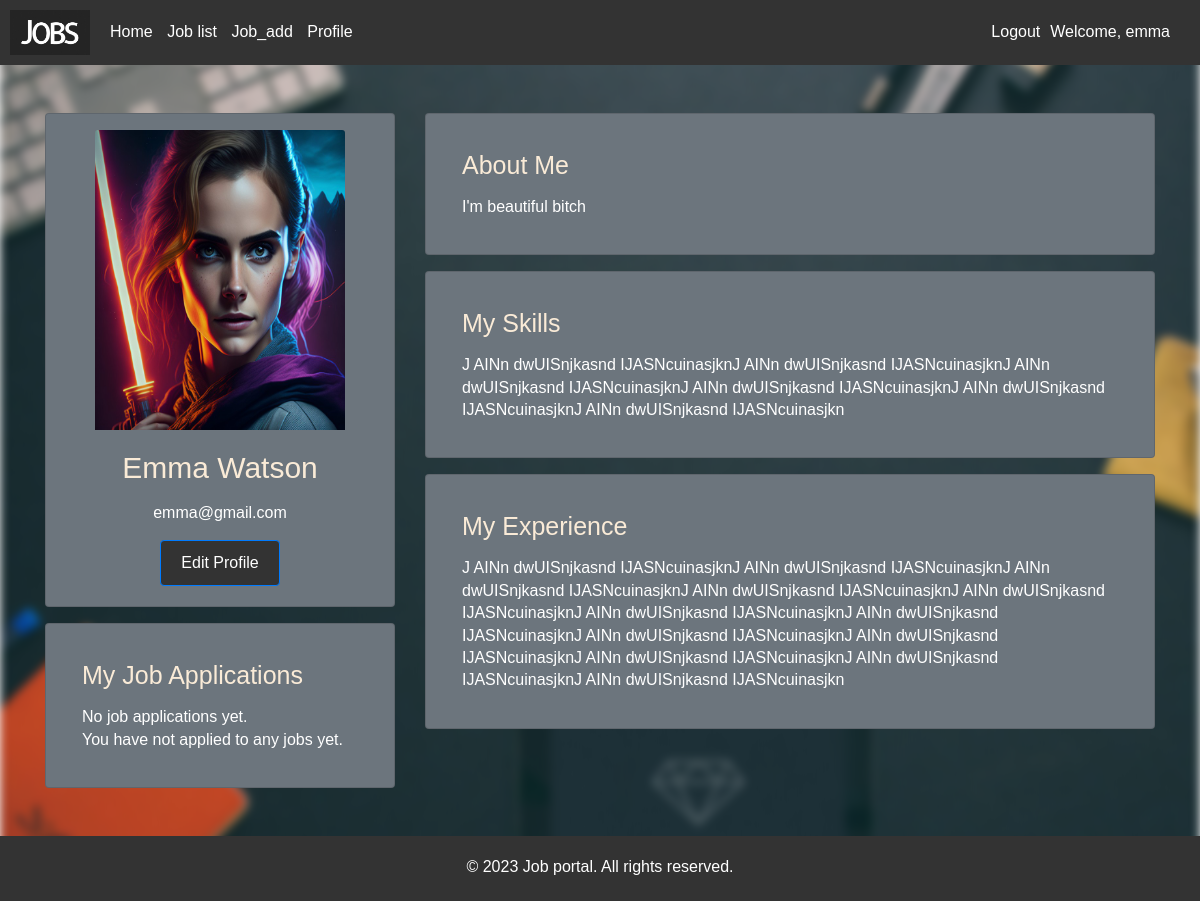
The page /profile/ (signed in) on the database as committed earlier.
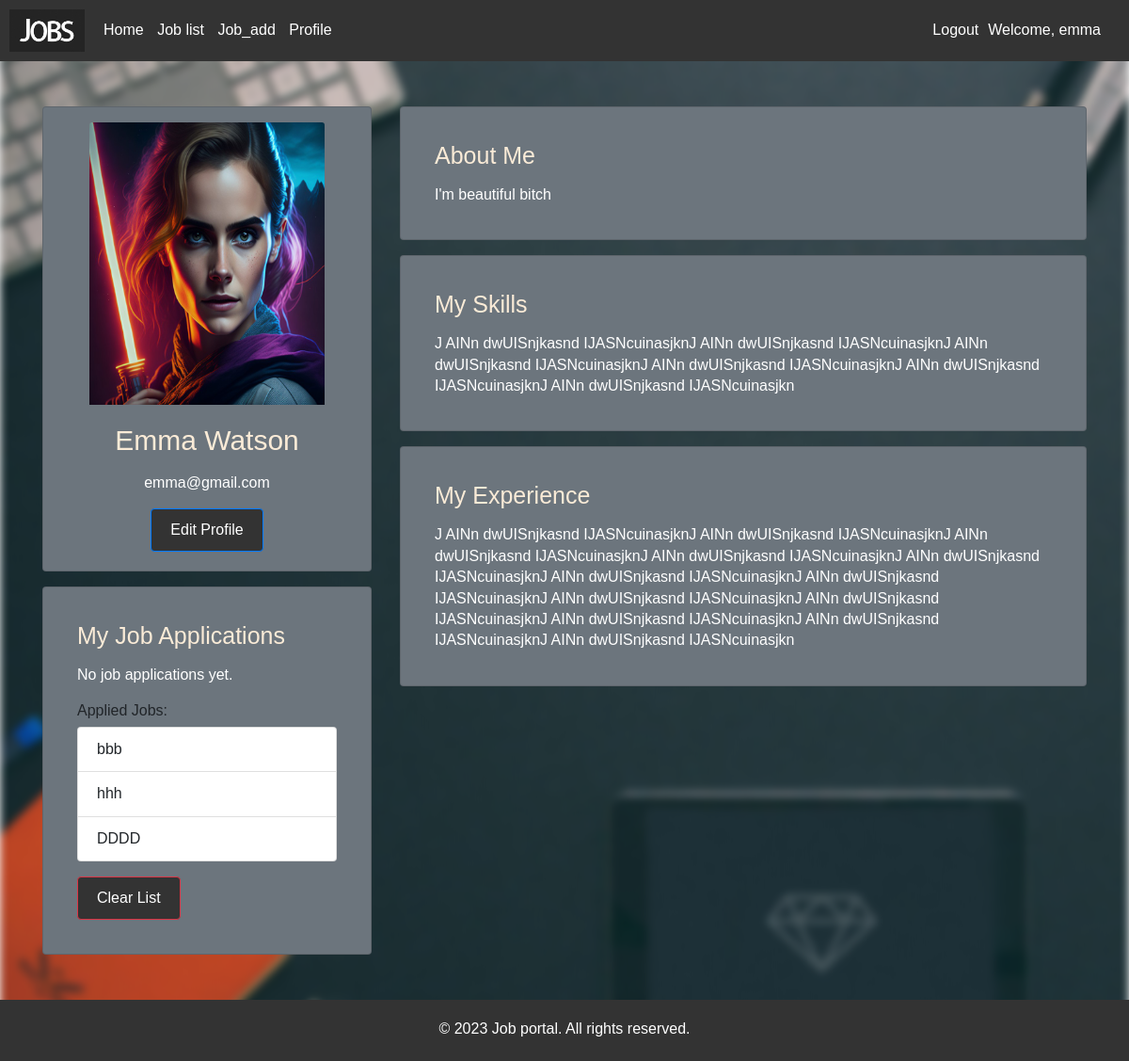
The same page on the database as committed later.
### job_portal/models.py (models this page shows, shortened)
class Profile(models.Model):
    user = models.OneToOneField(User, on_delete=models.CASCADE)
    photo = models.ImageField(upload_to='profile_photos/')
    name = models.CharField(max_length=255)
    about_me = models.TextField()
    my_skills = models.TextField()
    my_experience = models.TextField()

class UserJob(models.Model):
    user = models.ForeignKey(User, on_delete=models.CASCADE)
    job = models.ForeignKey(Job, on_delete=models.CASCADE)

class Job(models.Model):
    job_name = models.CharField(max_length=200, default='')
    position = models.CharField(max_length=100, default='')
    JOB_TYPE = (
        ('1', "Full time"),
        ('2', "Part time"),
        ('3', "Internship"),
    )
    job_type = models.CharField(choices=JOB_TYPE, max_length=1)
    location = models.CharField(max_length=100, default='')
    salary = models.IntegerField(null=True)
    experience = models.IntegerField(null=True)
    description = models.CharField(max_length=255, default='')

### job_portal/views.py (the view)
# urls.py: path('profile/', views.profile_view, name="profile"),
@login_required(login_url='login')
def profile_view(request):
    user = request.user
    try:
        profile = Profile.objects.get(user=user)
    except Profile.DoesNotExist:
        profile = Profile(user=user)
        profile.save()
    return render(request, 'job_portal/profile.html', {'profile': profile})

### job_portal/templates/job_portal/Profile.html (shortened to what this page needs)
{% extends 'base.html' %}
{% load static %}
{% block content %}
{% if user.is_authenticated and profile %}
  <div class="container my-5">
    <div class="row">
        <div class="col-md-4">
            <div class="card bg-secondary">
                <div class="d-flex justify-content-center mt-3">
                    {% if profile.photo %}
                        <img src="{{ profile.photo.url }}" style="height: 300px; width: 250px" class="card-img-top" alt="User Avatar">
                    {% else %}
                        <img src="{% static 'img/prof.jpg' %}" style="height: 300px; width: 250px" class="card-img-top" alt="User Avatar">
                    {% endif %}
                </div>
                <div class="card-body text-center">
                    <h5 class="card-title mb-3" style="font-size: 30px">{{ user.profile.name }}</h5>
                    <p class="card-text mb-3">{{ user.email }}</p>
                    <a href="/profile_update" class="btn btn-primary">Edit Profile</a>
                </div>
            </div>
            <div class="card mt-3 bg-secondary p-3 rounded">
                <div class="card-body">
                    <h5 class="card-title mb-3">My Job Applications</h5>
                    {% if job_applies %}
                        <ul class="list-group mb-3">
                            {% for job_apply in job_applies %}
                                <li class="list-group-item">{{ job_apply.job.job_name }}</li>
                            {% endfor %}
                        </ul>
                        <a href="{% url 'clear_user_jobs' %}" class="btn btn-danger">Clear List</a>
                    {% else %}
                        <p>No job applications yet.</p>
                    {% endif %}
                    {% if user.is_authenticated %}
                        {% with user_jobs=user.userjob_set.all %}
                            {% if user_jobs %}
                                <h6 class="mt-3">Applied Jobs:</h6>
                                <ul class="list-group mb-3">
                                    {% for job_apply in user_jobs %}
                                        <li class="list-group-item">{{ job_apply.job.job_name }}</li>
                                    {% endfor %}
                                </ul>
                                <a href="{% url 'clear_user_jobs' %}" class="btn btn-danger">Clear List</a>
                            {% else %}
                                <p>You have not applied to any jobs yet.</p>
                            {% endif %}
                        {% endwith %}
                    {% endif %}
                </div>
            </div>
        </div>
        <div class="col-md-8">
            <div class="card bg-secondary p-3 rounded">
                <div class="card-body">
                    <h5 class="card-title mb-3">About Me</h5>
                    <p class="card-text">{{ user.profile.about_me }}</p>
                </div>
            </div>
            <div class="card mt-3 bg-secondary p-3 rounded">
                <div class="card-body">
                    <h5 class="card-title mb-3">My Skills</h5>
                    <ul class="kon">
                        {{ user.profile.my_skills }}
                    </ul>
                </div>
            </div>
            <div class="card mt-3 bg-secondary p-3 rounded">
                <div class="card-body">
                    <h5 class="card-title mb-3">My Experience</h5>
                    <ul class="kon">
                        {{ user.profile.my_experience }}
                    </ul>
                </div>
            </div>
        </div>
    </div>
  </div>
{% else %}
    <p>Please set up your profile to view this page.</p>
{% endif %}
{% endblock %}

### templates/base.html (shortened to what this page needs)
<!DOCTYPE html>
{% load static %}
<html>
<head>
     <link rel="stylesheet" href="https://stackpath.bootstrapcdn.com/bootstrap/4.4.1/css/bootstrap.min.css">
    <link rel="stylesheet" href="https://cdnjs.cloudflare.com/ajax/libs/font-awesome/4.7.0/css/font-awesome.min.css">
    <link rel="stylesheet" href="{% static 'main.css' %}">
</head>
<body>
    <header class="header">
    <h1 class="logo"><img src="{% static 'img/logo.jpg' %}" style="width: 80px"></h1>
    <nav class="nav">
      <ul>
        <li><a href="/">Home</a></li>
        <li><a href="/job_list">Job list</a></li>
        <li><a href="/job_add">Job_add</a></li>
        <li><a href="/profile">Profile</a></li>
      </ul>
      {% if user.is_authenticated %}
        <div class="authenticated">
            <a class="logout" href="/logout">Logout</a>
            <p class="welcome">Welcome, {{user.username}}</p>
        </div>
      {% else %}
        <a class="login" href="/login">Login</a>
      {% endif %}
    </nav>
  </header>
        {% block content %}{% endblock %}
  <footer class="footer">
    <p>&copy; 2023 Job portal. All rights reserved.</p>
  </footer>
</body>
</html>

### static/main.css (style rules this page uses)
body, h1, h2, h3, p, ul, li { margin: 0; padding: 0; }
body { font-family: Arial, sans-serif; line-height: 1.4; }
header { background-color: #333; color: #fff; padding: 20px; }
h1 { font-size: 24px; margin: 0; }
nav ul { list-style-type: none; }
nav ul li { display: inline-block; margin-right: 10px; }
nav ul li a { color: #fff; text-decoration: none; }
.btn { display: inline-block; background-color: #333; color: #fff; padding: 10px 20px; text-decoration: none; }

### job_portal/templates/job_portal/Profile.html (style rules this page uses)
h5 { font-family: Arial, sans-serif; font-size: 25px; color: #FAEBD7; }
p { font-family: Verdana, sans-serif; color: #FFFFFF; }
.kon { color: #FFFFFF; }

Rows that differ between the two databases and show on the page:
added UserJob: job.job_name "bbb"
added UserJob: job.job_name "hhh"
added UserJob: job.job_name "DDDD"
Other text that changed with them:
text no longer shown: "You have not applied to any jobs yet."
text now shown: "Applied Jobs: Clear List"
